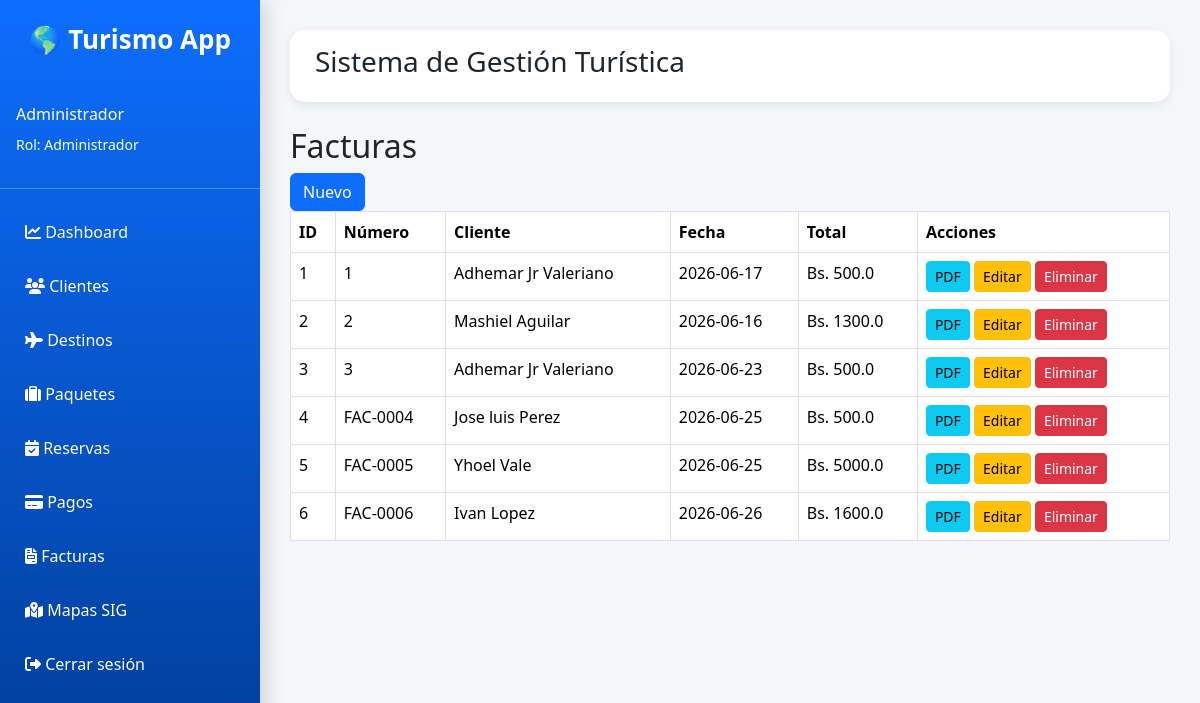
The page /facturas/ (signed in) on the database as committed earlier.
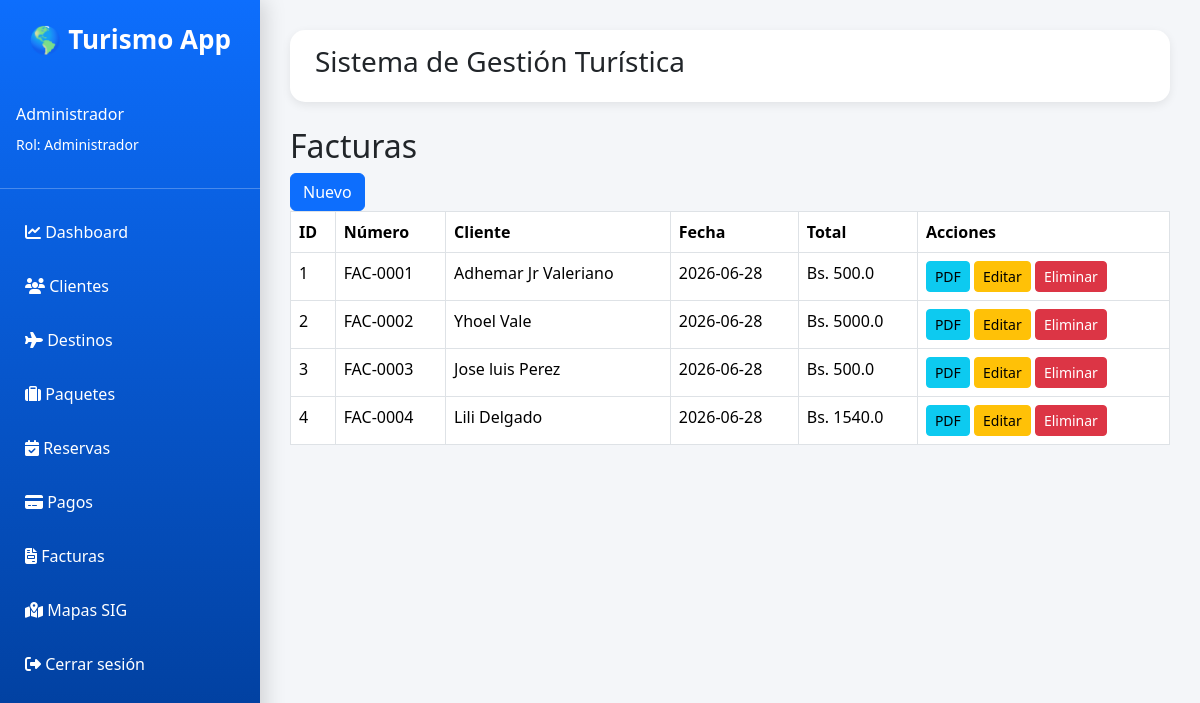
The same page on the database as committed later.
### app/models.py (models this page shows, shortened)
class Usuario(UserMixin, db.Model):
    __tablename__ = "usuarios"
    id = db.Column(
        db.Integer,
        primary_key=True
    )
    nombre = db.Column(
        db.String(100),
        nullable=False
    )
    correo = db.Column(
        db.String(100),
        unique=True,
        nullable=False
    )
    password = db.Column(
        db.String(255),
        nullable=False
    )
    rol_id = db.Column(
        db.Integer,
        db.ForeignKey("roles.id"),
        nullable=False
    )

class Rol(db.Model):
    __tablename__ = "roles"
    id = db.Column(
        db.Integer,
        primary_key=True
    )
    nombre = db.Column(
        db.String(50),
        unique=True,
        nullable=False
    )
    usuarios = db.relationship(
        "Usuario",
        backref="rol",
        lazy=True
    )

class Factura(db.Model):
    __tablename__ = "facturas"
    id = db.Column(
        db.Integer,
        primary_key=True
    )
    numero = db.Column(
        db.String(50),
        unique=True,
        nullable=False
    )
    fecha = db.Column(
        db.Date,
        nullable=False
    )
    total = db.Column(
        db.Float,
        nullable=False
    )
    pago_id = db.Column(
        db.Integer,
        db.ForeignKey("pagos.id"),
        nullable=False
    )
    pago = db.relationship(
        "Pago",
        backref="facturas"
    )

class Cliente(db.Model):
    __tablename__ = "clientes"
    id = db.Column(
        db.Integer,
        primary_key=True
    )
    nombre = db.Column(
        db.String(100),
        nullable=False
    )
    apellido = db.Column(
        db.String(100),
        nullable=False
    )
    telefono = db.Column(
        db.String(20)
    )
    correo = db.Column(
        db.String(100),
        unique=True
    )
    ci = db.Column(
        db.String(20),
        unique=True
    )

### app/facturas/routes.py (the view)
@facturas_bp.route("/")
@login_required
def listar():
    facturas = Factura.query.all()
    return render_template(
        "facturas/listar.html",
        facturas=facturas
    )

### app/templates/facturas/listar.html
{% extends "base.html" %}
{% block content %}
<h2>Facturas</h2>
{% if current_user.rol.nombre != "Cliente" %}
<a href="/facturas/nuevo" class="btn btn-primary">
    Nuevo
</a>
{% endif %}
<table class="table table-bordered">
    <thead>
        <tr>
            <th>ID</th>
            <th>Número</th>
            <th>Cliente</th>
            <th>Fecha</th>
            <th>Total</th>
            <th>Acciones</th>
        </tr>
    </thead>
    <tbody>
        {% for factura in facturas %}
        <tr>
            <td>{{ factura.id }}</td>
            <td>{{ factura.numero }}</td>
            <td>
                {{ factura.pago.reserva.cliente.nombre }}
                {{ factura.pago.reserva.cliente.apellido }}
            </td>
            <td>{{ factura.fecha }}</td>
            <td>Bs. {{ factura.total }}</td>
            <td>
                {% if current_user.rol.nombre != "Cliente" %}
                    <a
                        href="/facturas/pdf/{{ factura.id }}"
                        class="btn btn-info btn-sm"
                        target="_blank">
                            PDF
                    </a>
                    <a href="/facturas/editar/{{ factura.id }}"
                        class="btn btn-warning btn-sm">
                            Editar
                    </a>
                    <a href="/facturas/eliminar/{{ factura.id }}"
                        class="btn btn-danger btn-sm">
                            Eliminar
                    </a>
                {% else %}
                    <span class="text-muted">
                        Solo lectura
                    </span>
                {% endif %}
            </td>
        </tr>
        {% endfor %}
    </tbody>
</table>
{% endblock %}

### app/templates/base.html (shortened to what this page needs)
<!DOCTYPE html>
<html lang="es">
<head>
<link href="https://cdn.jsdelivr.net/npm/bootstrap@5.3.7/dist/css/bootstrap.min.css" rel="stylesheet">
<link rel="stylesheet"
href="https://cdnjs.cloudflare.com/ajax/libs/font-awesome/6.5.2/css/all.min.css">
</head>
<body>
<div class="sidebar offcanvas-md offcanvas-start"
     tabindex="-1"
     id="menu">
<div class="logo">
    🌎 Turismo App
</div>
{% if current_user.is_authenticated %}
<div class="text-white p-3">
    <h6>{{ current_user.nombre }}</h6>
    <small>
        Rol: {{ current_user.rol.nombre }}
    </small>
</div>
<hr>
{% endif %}
{% if current_user.is_authenticated %}
    {% if current_user.rol.nombre == "Administrador" %}
        <a href="/dashboard">
            <i class="fa-solid fa-chart-line"></i>
            Dashboard
        </a>
        <a href="/clientes">
            <i class="fa-solid fa-users"></i>
            Clientes
        </a>
        <a href="/destinos">
            <i class="fa-solid fa-plane"></i>
            Destinos
        </a>
        <a href="/paquetes">
            <i class="fa-solid fa-suitcase"></i>
            Paquetes
        </a>
        <a href="/reservas">
            <i class="fa-solid fa-calendar-check"></i>
            Reservas
        </a>
        <a href="/pagos">
            <i class="fa-solid fa-credit-card"></i>
            Pagos
        </a>
        <a href="/facturas">
            <i class="fa-solid fa-file-invoice"></i>
            Facturas
        </a>
        <a href="/mapas">
            <i class="fa-solid fa-map-location-dot"></i>
            Mapas SIG
        </a>
    {% endif %}
    <a href="/auth/logout">
        <i class="fa-solid fa-right-from-bracket"></i>
        Cerrar sesión
    </a>
{% endif %}
</div>
<div class="content">
<div class="topbar">
    <h3>
        Sistema de Gestión Turística
    </h3>
</div>
{% block content %}
{% endblock %}
</div>
</body>
</html>

### app/templates/base.html (style rules this page uses)
* { margin:0; padding:0; box-sizing:border-box; }
body { background:#f4f6f9; font-family:'Segoe UI',sans-serif; }
.sidebar { position:fixed; top:0; left:0; width:260px; height:100vh; background:linear-gradient( 180deg, #0d6efd, #003b95 ); color:white; padding-top:20px; box-shadow:5px 0 20px rgba(0,0,0,.15); transition:transform .35s ease; z-index:1050; }
.logo { text-align:center; font-size:26px; font-weight:bold; margin-bottom:30px; }
.sidebar a { display:block; color:white; text-decoration:none; padding:15px 25px; transition:.3s; }
.content { margin-left:260px; padding:30px; }
.topbar { background:white; border-radius:15px; padding:15px 25px; margin-bottom:25px; box-shadow:0 3px 10px rgba(0,0,0,.08); }

Rows that differ between the two databases and show on the page:
removed Factura: id "5", numero "FAC-0005", pago.reserva.cliente.nombre "Yhoel", pago.reserva.cliente.apellido "Vale", fecha "2026-06-25", total "5000.0"
removed Factura: id "6", numero "FAC-0006", pago.reserva.cliente.nombre "Ivan", pago.reserva.cliente.apellido "Lopez", fecha "2026-06-26", total "1600.0"
changed Factura "Adhemar Jr": numero "1" → "FAC-0001"; fecha "2026-06-17" → "2026-06-28"
changed Factura id 2: numero "2" → "FAC-0002"; pago.reserva.cliente.nombre "Mashiel" → "Yhoel"; pago.reserva.cliente.apellido "Aguilar" → "Vale"; fecha "2026-06-16" → "2026-06-28"; total "1300.0" → "5000.0"
changed Factura id 3: numero "3" → "FAC-0003"; pago.reserva.cliente.nombre "Adhemar Jr" → "Jose luis"; pago.reserva.cliente.apellido "Valeriano" → "Perez"; fecha "2026-06-23" → "2026-06-28"
changed Factura "FAC-0004": pago.reserva.cliente.nombre "Jose luis" → "Lili"; pago.reserva.cliente.apellido "Perez" → "Delgado"; fecha "2026-06-25" → "2026-06-28"; total "500.0" → "1540.0"
